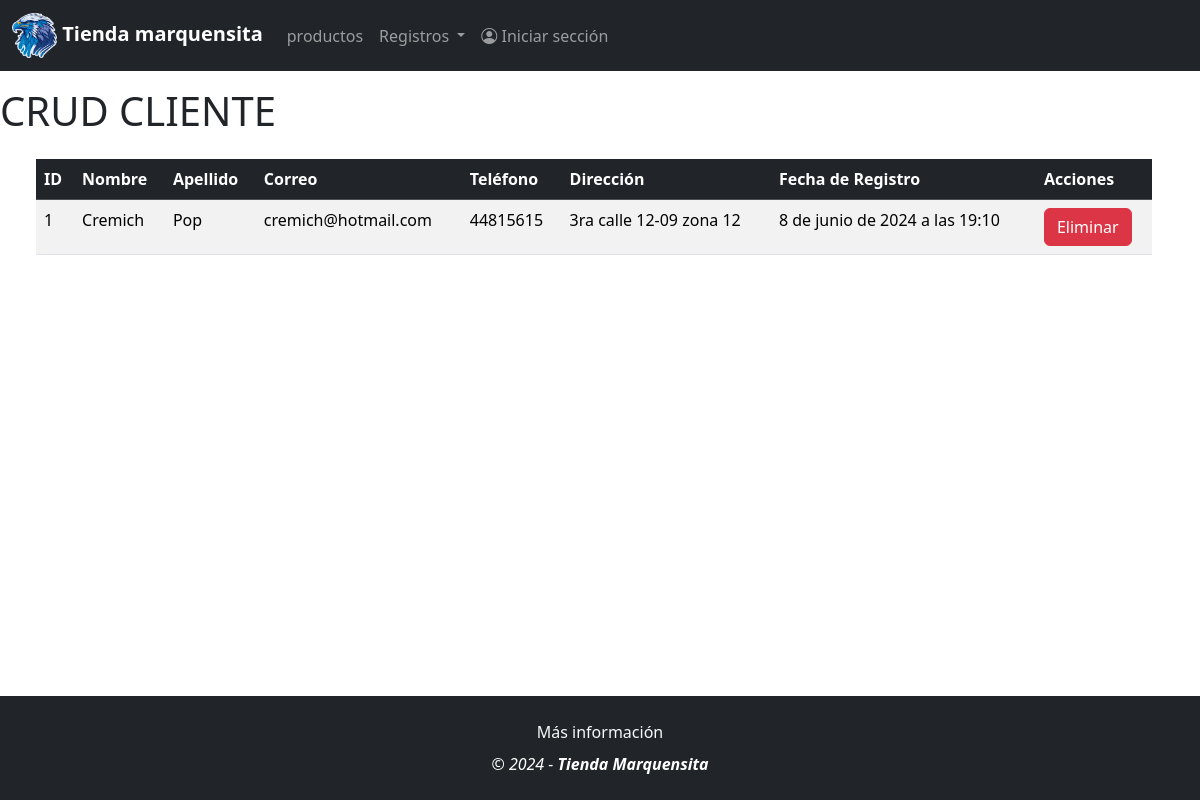
The page /usuario/clientelist/ on the database as committed earlier.
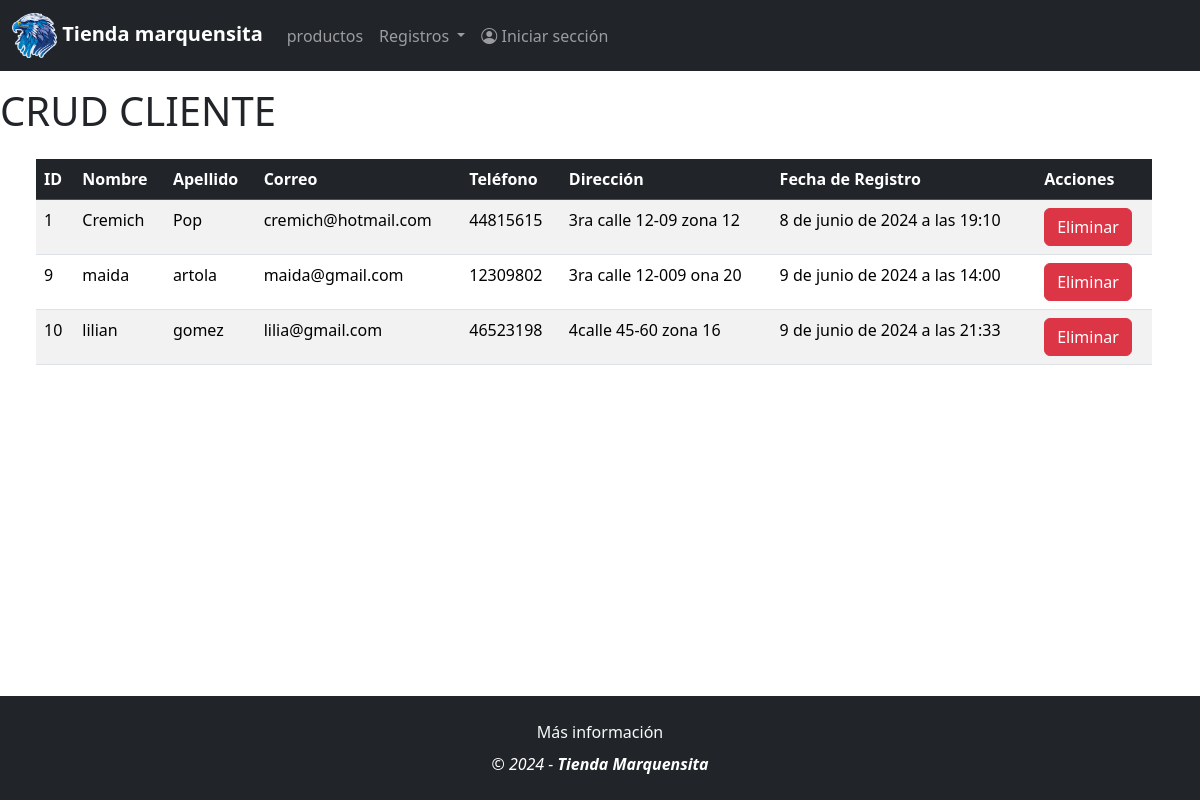
The same page on the database as committed later.
### modulo_usuario/models.py (models this page shows, shortened)
class Cliente(models.Model):
    cliente_id = models.AutoField(primary_key=True,)
    nombre_client = models.CharField(max_length=100, null=True, blank=True)
    apellido_client = models.CharField(max_length=100, null=True, blank=True)
    correo_client = models.CharField(max_length=50, null=True, blank=True)
    telefono_client = models.CharField(max_length=13, null=True, blank=True)
    direccion_client = models.CharField(max_length=50, null=True, blank=True)
    fecha_registro_client = models.DateTimeField(auto_now_add=True, )
    password = models.CharField(max_length=128)
    estado = models.CharField(max_length=50, default='1')

### modulo_usuario/views.py (the view)
def clientelist(request):
    clientes = Cliente.objects.filter(estado='1')
    return render(request, 'crudcliente.html', {'clientes': clientes})

### modulo_usuario/templates/crudcliente.html (shortened to what this page needs)
{% extends "menu.html" %}
{% load static %}
{% block main_content %}
<h1>CRUD CLIENTE</h1>
<div class="container m-4">
    <div class="row">
        <div class="col-md-12">
            <table class="table table-striped">
                <thead class="table-dark">
                    <tr>
                        <th scope="col">ID</th>
                        <th scope="col">Nombre</th>
                        <th scope="col">Apellido</th>
                        <th scope="col">Correo</th>
                        <th scope="col">Teléfono</th>
                        <th scope="col">Dirección</th>
                        <th scope="col">Fecha de Registro</th>
                        <th scope="col">Acciones</th>
                    </tr>
                </thead>
                <tbody>
                    {% for cliente in clientes %}
                    <tr>
                        <td>{{ cliente.cliente_id }}</td>
                <td>{{ cliente.nombre_client }}</td>
                <td>{{ cliente.apellido_client }}</td>
                <td>{{ cliente.correo_client }}</td>
                <td>{{ cliente.telefono_client }}</td>
                <td>{{ cliente.direccion_client }}</td>
                <td>{{ cliente.fecha_registro_client }}</td>
                        <td>
                            <form method="post" action="{% url 'downcliente' cliente.cliente_id %}" style="display:inline;">
                                <button type="submit" class="btn btn-danger">Eliminar</button>
                            </form>
                        </td>
                    </tr>
                    {% endfor %}
                </tbody>
            </table>
        </div>
    </div>
</div>
{% endblock main_content %}

### templates/menu.html (shortened to what this page needs)
{% extends 'base.html' %}
{% block content %}
<header class="sticky-top navbar-header">
    <nav class="navbar navbar-expand-md navbar-dark bg-dark mb-3">
        <div class="container-fluid">
            <a class="navbar-brand" href="{% url 'start' %}">
                {% load static %}
                <img src="{% static '/img/logo.png' %}" width="45" height="45" class="d-inline-block align-middle"
                    alt="logo de la tienda">
                <strong> Tienda marquensita </strong>
            </a>
            <div class="navbar-collapse collapse d-md-inline-flex justify-content-between">
                <ul class="navbar-nav flex-grow-1">
                    <li class="nav-item">
                        <a class="nav-link" href="{% url 'products' %}">
                            productos</a>
                    </li>
                    <li>
                        <button class="nav-link dropdown-toggle" data-bs-toggle="dropdown" aria-expanded="false">
                             Registros
                          </button>
                    </li>
                    <li class="nav-item">
                        <a class="nav-link" href="{% url 'clients' %}"><i class="bi bi-person-circle"></i>
                            Iniciar sección</a>
                    </li>
                </ul>
            </div>
        </div>
    </nav>
</header>
<main>
    {% block main_content %}
    {% endblock main_content %}
</main>
<footer class="bg-dark mt-4 py-4 text-white">
    <div class="d-flex flex-column align-items-center">
        <div>
            <a href="#" class="link-light text-decoration-none link-opacity-75-hover">Más
                información</a>
        </div>
        <div class="mt-2 fst-italic">
            &copy; {% now "Y" %} &dash; <strong>Tienda Marquensita</strong>
        </div>
    </div>
</footer>
{% endblock content %}

### templates/base.html (shortened to what this page needs)
<!DOCTYPE html>
<html lang="en">
<head>
    {% load static %}
    <link rel="stylesheet" href="{% static 'css/style.css' %}">
    <link href="https://cdn.jsdelivr.net/npm/bootstrap@5.3.3/dist/css/bootstrap.min.css" rel="stylesheet">
    <link rel="stylesheet" href="https://cdn.jsdelivr.net/npm/bootstrap-icons@1.11.3/font/bootstrap-icons.min.css">
</head>
<body>
    <div class="layout">
        {% block content %}
        {% endblock content %}
    </div>
</body>
</html>

### static/css/style.css (style rules this page uses)
html { overflow-x: hidden; margin: calc(-1 * (100vw - 100%)); }
.layout { min-height: 100vh; display: flex; flex-direction: column; }
.layout main { flex-grow: 1; }

Rows that differ between the two databases and show on the page:
added Cliente: cliente_id "9", nombre_client "maida", apellido_client "artola", correo_client "maida@gmail.com", telefono_client "12309802", direccion_client "3ra calle 12-009 ona 20", fecha_registro_client "9 de junio de 2024 a las 14:00"
added Cliente: cliente_id "10", nombre_client "lilian", apellido_client "gomez", correo_client "lilia@gmail.com", telefono_client "46523198", direccion_client "4calle 45-60 zona 16", fecha_registro_client "9 de junio de 2024 a las 21:33"
